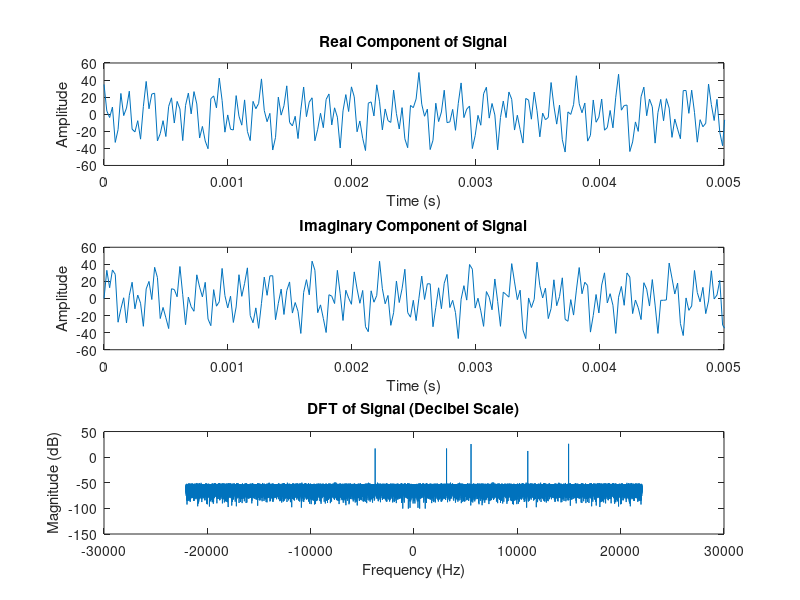

MATLAB code for this plot:
% Zidane Karim -- 3/23/2026
%% q1

fs = 44100; % sample
n = 88200;
T = 1 / fs;
t = (0:n-1) * T;

freqs = [14.96e3, 5.52e3, 3.15e3, -3.76e3, 11.01e3];
dbm_freqs = [20, 19, 7, -7, -4];

% convertinjg to deicbels
scale = 10.^(dbm_freqs / 20);


x = zeros(1, n);

for i = 1:length(freqs)
    x = x + dbm_freqs(i) * exp(1j * 2 * pi * freqs(i) * t);
end

noise_dBm = -10;
noise_mag = 10^(noise_dBm / 20);
noise = noise_mag * randn(1, n); % random magnitude now
x = x + noise; 

X = fft(x);
X_shifted = fftshift(X);

frequency_axis = linspace(-fs/2, fs/2 - fs/n, n);
X_mag = abs(X_shifted) / n;
X_dB = 20 * log10(X_mag);

figure('Name', 'Audio Sample');

subplot(3, 1, 1);
plot(t, real(x));
title('Real Component of Signal');
xlabel('Time (s)');
ylabel('Amplitude');
xlim([0, 0.005]); 

subplot(3, 1, 2);
plot(t, imag(x));
title('Imaginary Component of Signal');
xlabel('Time (s)');
ylabel('Amplitude');
xlim([0, 0.005]);

subplot(3, 1, 3);
plot(frequency_axis, X_dB);
title('DFT of Signal (Decibel Scale)');
xlabel('Frequency (Hz)');
ylabel('Magnitude (dB)');
